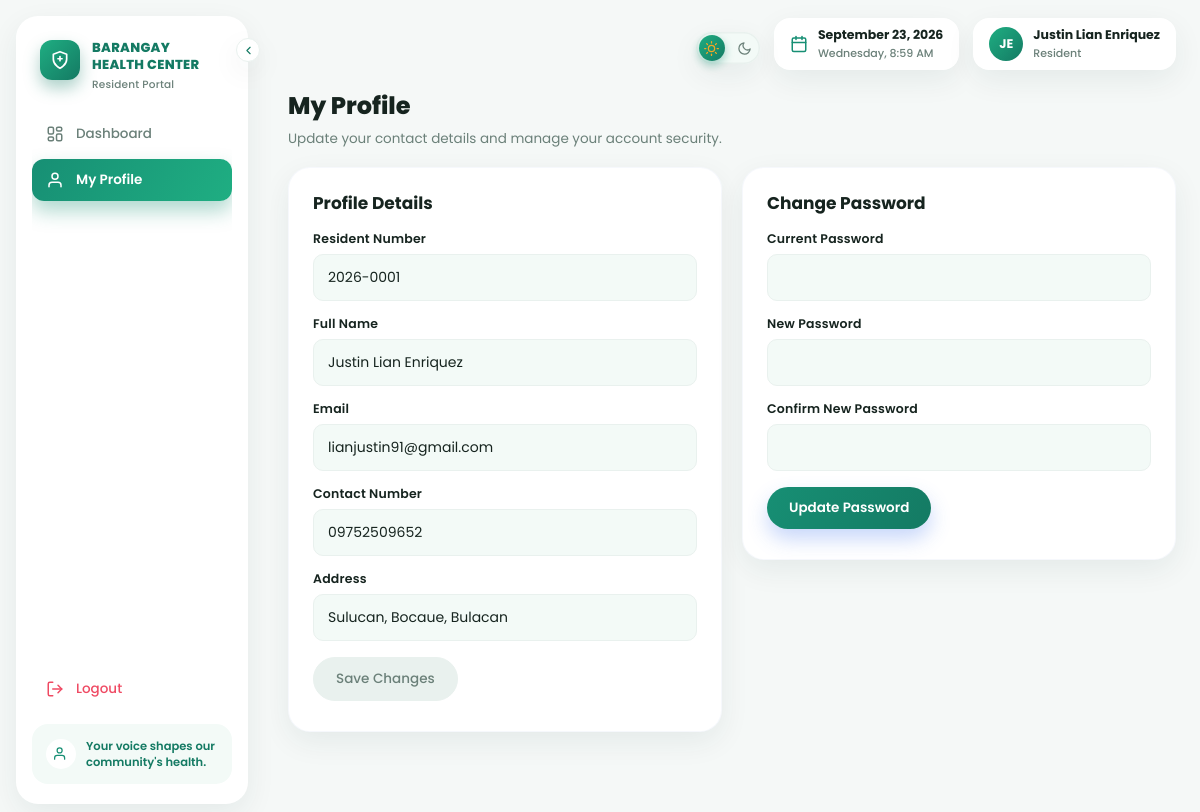
Page /resident/profile.php (signed in) on the committed database.
### tables this page shows
CREATE TABLE residents (
    resident_id INT AUTO_INCREMENT PRIMARY KEY,
    resident_number VARCHAR(20) NOT NULL UNIQUE,
    first_name VARCHAR(50) NOT NULL,
    last_name VARCHAR(50) NOT NULL,
    email VARCHAR(100),
    contact_number VARCHAR(20),
    address VARCHAR(150),
    password VARCHAR(255) NOT NULL,
    is_first_login TINYINT(1) NOT NULL DEFAULT 1,
    created_at TIMESTAMP DEFAULT CURRENT_TIMESTAMP
);

### includes/functions.php (called while the page is built, shortened)
<?php
function e($string) {
    return htmlspecialchars($string ?? "", ENT_QUOTES, "UTF-8");
}
?>

### resident/profile.php (the view, shortened to what this page needs)
<?php
require_once __DIR__ . "/../includes/functions.php";
$resident_id = $_SESSION["resident_id"];
$stmt = $conn->prepare("SELECT resident_number, first_name, last_name, email, contact_number, address FROM residents WHERE resident_id = ?");
$stmt->bind_param("i", $resident_id);
$stmt->execute();
$resident = $stmt->get_result()->fetch_assoc();
?>
<!DOCTYPE html>
<html lang="en">
<head>
<link rel="stylesheet" href="../assets/css/style.css?v=<?= filemtime(__DIR__ . "/../assets/css/style.css") ?>">
</head>
<body>
<?php include __DIR__ . "/../includes/resident_nav.php"; ?>
<div class="container">
    <?php include __DIR__ . "/../includes/resident_topbar.php"; ?>
    <div class="welcome-header">
        <div>
            <h1>My Profile</h1>
            <p>Update your contact details and manage your account security.</p>
        </div>
    </div>
    <div class="profile-grid">
        <div class="card profile-card">
            <h2>Profile Details</h2>
            <form method="POST" id="profileForm" class="profile-form">
                <div class="profile-fields">
                    <div class="profile-field">
                        <label>Resident Number</label>
                        <input type="text" value="<?= e($resident["resident_number"]) ?>" disabled>
                    </div>
                    <div class="profile-field">
                        <label>Full Name</label>
                        <input type="text" value="<?= e($resident["first_name"] . " " . $resident["last_name"]) ?>" disabled>
                    </div>
                    <div class="profile-field">
                        <label>Email</label>
                        <input type="email" id="profileEmail" name="email" value="<?= e($resident["email"]) ?>">
                    </div>
                    <div class="profile-field">
                        <label>Contact Number</label>
                        <input type="text" id="profileContact" name="contact_number" value="<?= e($resident["contact_number"]) ?>">
                    </div>
                    <div class="profile-field">
                        <label>Address</label>
                        <input type="text" id="profileAddress" name="address" value="<?= e($resident["address"]) ?>">
                    </div>
                </div>
                <div class="profile-form-actions">
                    <button type="submit" id="saveProfileBtn" class="btn btn-disabled" disabled>Save Changes</button>
                </div>
            </form>
        </div>
        <div class="card profile-card">
            <h2>Change Password</h2>
            <form method="POST" id="passwordForm" class="profile-form">
                <div class="profile-fields password-fields">
                    <div class="profile-field">
                        <label>Current Password</label>
                        <input type="password" name="current_password" required>
                    </div>
                    <div class="profile-field">
                        <label>New Password</label>
                        <input type="password" name="new_password" required minlength="6">
                    </div>
                    <div class="profile-field">
                        <label>Confirm New Password</label>
                        <input type="password" name="confirm_password" required minlength="6">
                    </div>
                </div>
                <div class="profile-form-actions">
                    <button type="submit" id="updatePasswordBtn">Update Password</button>
                </div>
            </form>
        </div>
    </div>
</div>
</body>
</html>

### assets/css/style.css (style rules this page uses)
:root { --blue-900: #123832; --blue-700: #147a63; --blue-600: #178f74; --blue-500: #1fae82; --blue-400: #58c9a0; --blue-100: #e3f5ee; --blue-50: #f3faf7; --ink: #16241f; --muted: #6b8079; --line: #e9f1ee; --bg: #f5f8f7; --white: #ffffff; --green: #17c383; --red: #ef4a63; --amber: #f5a623; --radius-lg: 22px; --radius-md: 16px; --radius-sm: 10px; --shadow-card: 0 10px 30px rgba(18, 56, 50, 0.07); --shadow-pop: 0 16px 40px rgba(18, 56, 50, 0.14); --sidebar-w: 232px; --sidebar-w-collapsed: 80px; }
* { box-sizing: border-box; margin: 0; padding: 0; font-family: 'Poppins', 'Segoe UI', Arial, sans-serif; }
html { scroll-behavior: smooth; overflow-x: hidden; }
body { background: var(--bg); color: var(--ink); min-height: 100vh; overflow-x: hidden; -webkit-font-smoothing: antialiased; }
body { animation: bodyFade .5s ease both; }
body:has(.sidebar) { padding-left: calc(var(--sidebar-w) + 32px); padding-top: 16px; padding-bottom: 16px; transition: padding-left .22s ease; }
.container { max-width: 1440px; margin: 0 auto 22px; padding: 0 24px 32px; }
.card { background: var(--white); border-radius: var(--radius-lg); padding: 22px 24px; box-shadow: var(--shadow-card); margin-bottom: 18px; border: 1px solid rgba(43,76,168,.04); animation: cardIn .45s ease both; transition: box-shadow .25s ease, transform .25s ease; }
.card h2 { font-size: 17px; font-weight: 700; color: var(--ink); margin-bottom: 12px; }
label { display: block; font-size: 12.5px; font-weight: 600; margin: 14px 0 6px; color: var(--ink); letter-spacing: .2px; }
input, select, textarea { width: 100%; padding: 12px 14px; border: 1.5px solid var(--line); border-radius: var(--radius-sm); font-size: 14px; background: var(--blue-50); color: var(--ink); transition: border-color .18s ease, box-shadow .18s ease, background .18s ease; }
button, .btn { display: inline-block; background: linear-gradient(120deg, var(--blue-600), var(--blue-700)); color: #fff; border: none; padding: 11px 22px; border-radius: 999px; font-size: 13.5px; font-weight: 600; cursor: pointer; margin-top: 16px; text-decoration: none; box-shadow: 0 10px 20px rgba(59,111,237,.28); transition: transform .18s ease, box-shadow .18s ease, filter .18s ease; margin-bottom: 8px; }
.btn.btn-disabled { background: var(--line) !important; color: var(--muted) !important; border: 1.5px solid var(--line) !important; box-shadow: none !important; font-weight: 500 !important; cursor: not-allowed !important; }
.welcome-header { display: flex; justify-content: space-between; align-items: flex-start; flex-wrap: wrap; gap: 16px; margin-bottom: 18px; }
.welcome-header h1 { font-size: 24px; font-weight: 800; color: var(--ink); display: flex; align-items: center; gap: 10px; }
.welcome-header p { color: var(--muted); font-size: 13.5px; margin-top: 6px; }
.profile-grid { display: flex; align-items: flex-start; gap: 20px; }
.profile-grid .card { flex: 1 1 0; min-width: 0; }
.profile-grid input, .profile-grid select, .profile-grid textarea { width: 100%; max-width: 700px; }

### rows in the picture
residents: resident_number "2026-0001", first_name+last_name "Justin Lian Enriquez", email "lianjustin91@gmail.com", contact_number "09752509652", address "Sulucan, Bocaue, Bulacan"

### other values in the picture
$resident_initials "JE"
$_SESSION["resident_name"] "Justin Lian Enriquez"
